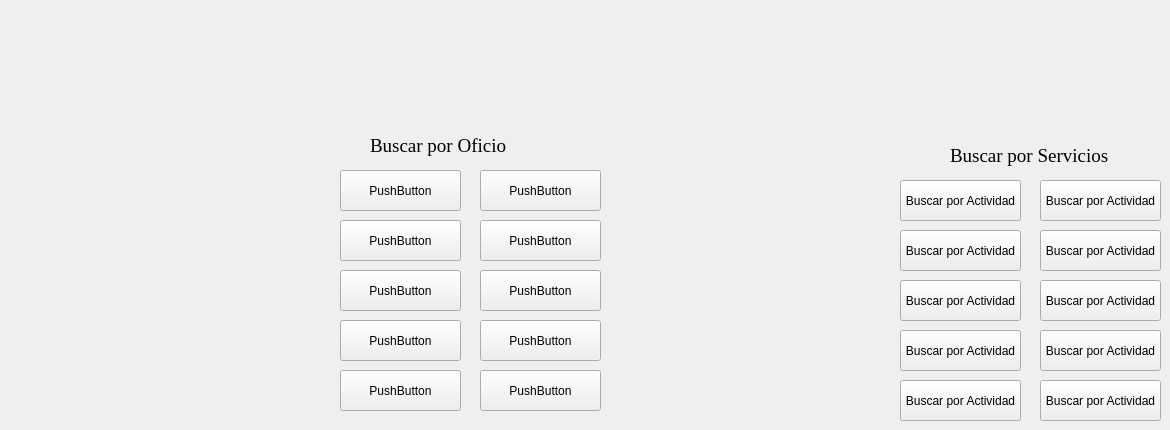
      <widget class="QWidget" name="tab_3">
       <attribute name="title">
        <string>Modificar</string>
       </attribute>
       <widget class="QPushButton" name="pushButton_23">
        <property name="geometry">
         <rect>
          <x>480</x>
          <y>370</y>
          <width>121</width>
          <height>41</height>
         </rect>
        </property>
        <property name="text">
         <string>PushButton</string>
        </property>
       </widget>
       <widget class="QPushButton" name="pushButton_24">
        <property name="geometry">
         <rect>
          <x>1040</x>
          <y>280</y>
          <width>121</width>
          <height>41</height>
         </rect>
        </property>
        <property name="text">
         <string>Buscar por Actividad</string>
        </property>
       </widget>
       <widget class="QPushButton" name="pushButton_25">
        <property name="geometry">
         <rect>
          <x>900</x>
          <y>180</y>
          <width>121</width>
          <height>41</height>
         </rect>
        </property>
        <property name="text">
         <string>Buscar por Actividad</string>
        </property>
       </widget>
       <widget class="QPushButton" name="pushButton_26">
        <property name="geometry">
         <rect>
          <x>900</x>
          <y>330</y>
          <width>121</width>
          <height>41</height>
         </rect>
        </property>
        <property name="text">
         <string>Buscar por Actividad</string>
        </property>
       </widget>
       <widget class="QPushButton" name="pushButton_27">
        <property name="geometry">
         <rect>
          <x>480</x>
          <y>320</y>
          <width>121</width>
          <height>41</height>
         </rect>
        </property>
        <property name="text">
         <string>PushButton</string>
        </property>
       </widget>
       <widget class="QPushButton" name="pushButton_28">
        <property name="geometry">
         <rect>
          <x>340</x>
          <y>220</y>
          <width>121</width>
          <height>41</height>
         </rect>
        </property>
        <property name="text">
         <string>PushButton</string>
        </property>
       </widget>
       <widget class="QPushButton" name="pushButton_29">
        <property name="geometry">
         <rect>
          <x>900</x>
          <y>230</y>
          <width>121</width>
          <height>41</height>
         </rect>
        </property>
        <property name="text">
         <string>Buscar por Actividad</string>
        </property>
       </widget>
       <widget class="QPushButton" name="pushButton_30">
        <property name="geometry">
         <rect>
          <x>1040</x>
          <y>330</y>
          <width>121</width>
          <height>41</height>
         </rect>
        </property>
        <property name="text">
         <string>Buscar por Actividad</string>
        </property>
       </widget>
       <widget class="QPushButton" name="pushButton_31">
        <property name="geometry">
         <rect>
          <x>340</x>
          <y>370</y>
          <width>121</width>
          <height>41</height>
         </rect>
        </property>
        <property name="text">
         <string>PushButton</string>
        </property>
       </widget>
       <widget class="QPushButton" name="pushButton_32">
        <property name="geometry">
         <rect>
          <x>1040</x>
          <y>180</y>
          <width>121</width>
          <height>41</height>
         </rect>
        </property>
        <property name="text">
         <string>Buscar por Actividad</string>
        </property>
       </widget>
       <widget class="QPushButton" name="pushButton_33">
        <property name="geometry">
         <rect>
          <x>340</x>
          <y>170</y>
          <width>121</width>
          <height>41</height>
         </rect>
        </property>
        <property name="text">
         <string>PushButton</string>
        </property>
       </widget>
       <widget class="QPushButton" name="pushButton_34">
        <property name="geometry">
         <rect>
          <x>480</x>
          <y>220</y>
          <width>121</width>
          <height>41</height>
         </rect>
        </property>
        <property name="text">
         <string>PushButton</string>
        </property>
       </widget>
       <widget class="QLabel" name="label_28">
        <property name="geometry">
         <rect>
          <x>370</x>
          <y>130</y>
          <width>201</width>
          <height>31</height>
         </rect>
        </property>
        <property name="font">
         <font>
          <family>Times New Roman</family>
          <pointsize>14</pointsize>
         </font>
        </property>
        <property name="text">
         <string>Buscar por Oficio</string>
        </property>
       </widget>
       <widget class="QPushButton" name="pushButton_35">
        <property name="geometry">
         <rect>
          <x>340</x>
          <y>320</y>
          <width>121</width>
          <height>41</height>
         </rect>
        </property>
        <property name="text">
         <string>PushButton</string>
        </property>
       </widget>
       <widget class="QPushButton" name="pushButton_36">
        <property name="geometry">
         <rect>
          <x>900</x>
          <y>280</y>
          <width>121</width>
          <height>41</height>
         </rect>
        </property>
        <property name="text">
         <string>Buscar por Actividad</string>
        </property>
       </widget>
       <widget class="QPushButton" name="pushButton_37">
        <property name="geometry">
         <rect>
          <x>480</x>
          <y>270</y>
          <width>121</width>
          <height>41</height>
         </rect>
        </property>
        <property name="text">
         <string>PushButton</string>
        </property>
       </widget>
       <widget class="QPushButton" name="pushButton_38">
        <property name="geometry">
         <rect>
          <x>1040</x>
          <y>230</y>
          <width>121</width>
          <height>41</height>
         </rect>
        </property>
        <property name="text">
         <string>Buscar por Actividad</string>
        </property>
       </widget>
       <widget class="QPushButton" name="pushButton_39">
        <property name="geometry">
         <rect>
          <x>480</x>
          <y>170</y>
          <width>121</width>
          <height>41</height>
         </rect>
        </property>
        <property name="text">
         <string>PushButton</string>
        </property>
       </widget>
       <widget class="QPushButton" name="pushButton_40">
        <property name="geometry">
         <rect>
          <x>340</x>
          <y>270</y>
          <width>121</width>
          <height>41</height>
         </rect>
        </property>
        <property name="text">
         <string>PushButton</string>
        </property>
       </widget>
       <widget class="QPushButton" name="pushButton_41">
        <property name="geometry">
         <rect>
          <x>1040</x>
          <y>380</y>
          <width>121</width>
          <height>41</height>
         </rect>
        </property>
        <property name="text">
         <string>Buscar por Actividad</string>
        </property>
       </widget>
       <widget class="QLabel" name="label_29">
        <property name="geometry">
         <rect>
          <x>950</x>
          <y>140</y>
          <width>191</width>
          <height>31</height>
         </rect>
        </property>
        <property name="font">
         <font>
          <family>Times New Roman</family>
          <pointsize>14</pointsize>
         </font>
        </property>
        <property name="text">
         <string>Buscar por Servicios</string>
        </property>
       </widget>
       <widget class="QPushButton" name="pushButton_42">
        <property name="geometry">
         <rect>
          <x>900</x>
          <y>380</y>
          <width>121</width>
          <height>41</height>
         </rect>
        </property>
        <property name="text">
         <string>Buscar por Actividad</string>
        </property>
       </widget>
      </widget>
